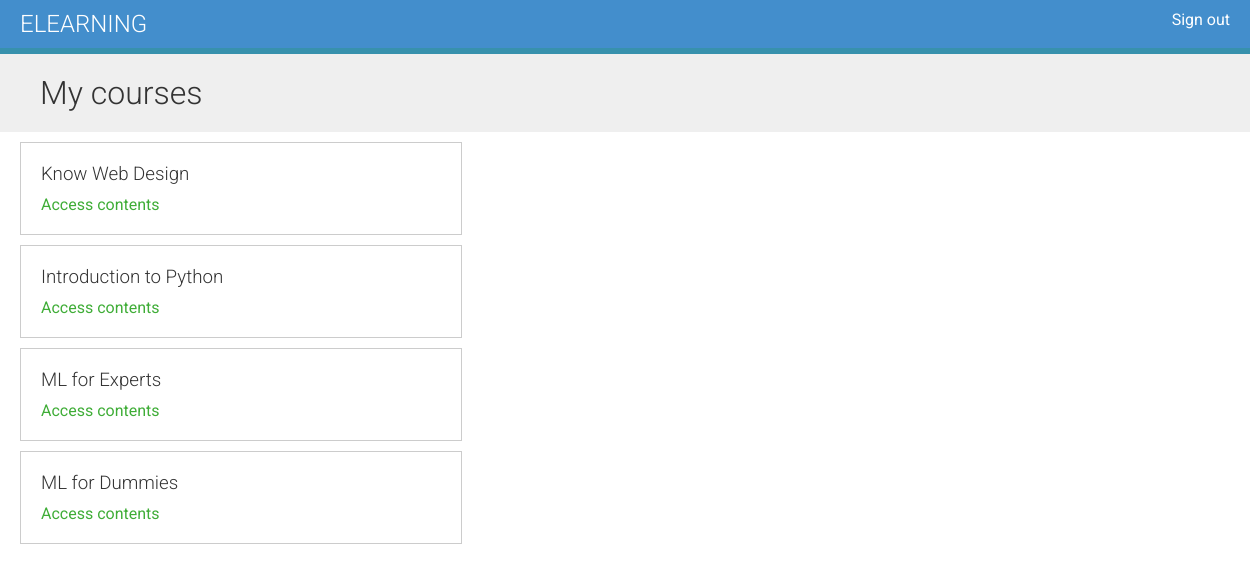
The app's page /student/courses/ (signed in) with its own data.
### courses/models.py (models this page shows, shortened)
class Course(models.Model):
    instructor = models.ForeignKey(User, related_name='courses_created', on_delete=models.CASCADE)
    subject = models.ForeignKey(Subject, related_name='courses', on_delete=models.CASCADE)
    title = models.CharField(max_length=150)
    slug = models.SlugField(max_length=200, unique=True)
    overview = models.TextField()
    created = models.DateTimeField(auto_now_add=True)
    students = models.ManyToManyField(User, related_name='courses_enrolled', blank=True)
    class Meta:
        ordering = ['-created']

### students/views.py (the view)
# urls.py: path('courses/', StudentCourseListView.as_view(), name='student_course_list'),
class StudentCourseListView(LoginRequiredMixin,ListView):
    model = Course
    template_name = 'students/course_list.html'
    context_object_name = 'courses'
    def get_queryset(self):
        queryset = super().get_queryset()
        return queryset.filter(students__in=[self.request.user])

### templates/students/course_list.html (shortened to what this page needs)
{% extends "_base.html" %}
{% block content %}
  <h1>My courses</h1>
  <div class="module">
    {% for course in courses %}
      <div class="course-info">
        <h3>{{ course.title }}</h3>
        <p><a href="{% url 'student_course_detail' course.id %}">
        Access contents</a></p>
      </div>
    {% empty %}
      <p>
        You are not enrolled in any courses yet.
        <a href="{% url 'all_course_list' %}">Browse courses</a>
        to enroll in a course.
      </p>
    {% endfor %}
  </div>
{% endblock %}

### static/css/base.css (style rules this page uses)
body { margin:0; font-family:'Roboto', sans-serif; font-weight:400; color:#333; }
a { color:#3fad37; text-decoration:none; }
h1, h2, h3, h4, h5, h6 { font-family:'Roboto', sans-serif; font-weight:300; }
h1 { background:#efefef; width:100%; overflow:auto; padding:20px 0 20px 40px; margin:0; }
.module { padding:10px 20px; float:left; width:600px; }
.module h3 { margin:20px 0 0; padding:0; width:100%; }
.module p { margin:10px 0 20px; width:100%; float:left; }
.course-info { border:1px solid #ccc; padding:0 20px; margin-bottom:10px; width:400px; overflow:auto; }
.course-info a { margin-right:10px; }

### records on screen
Course: title "Know Web Design"
Course: title "Introduction to Python"
Course: title "ML for Experts"
Course: title "ML for Dummies"
